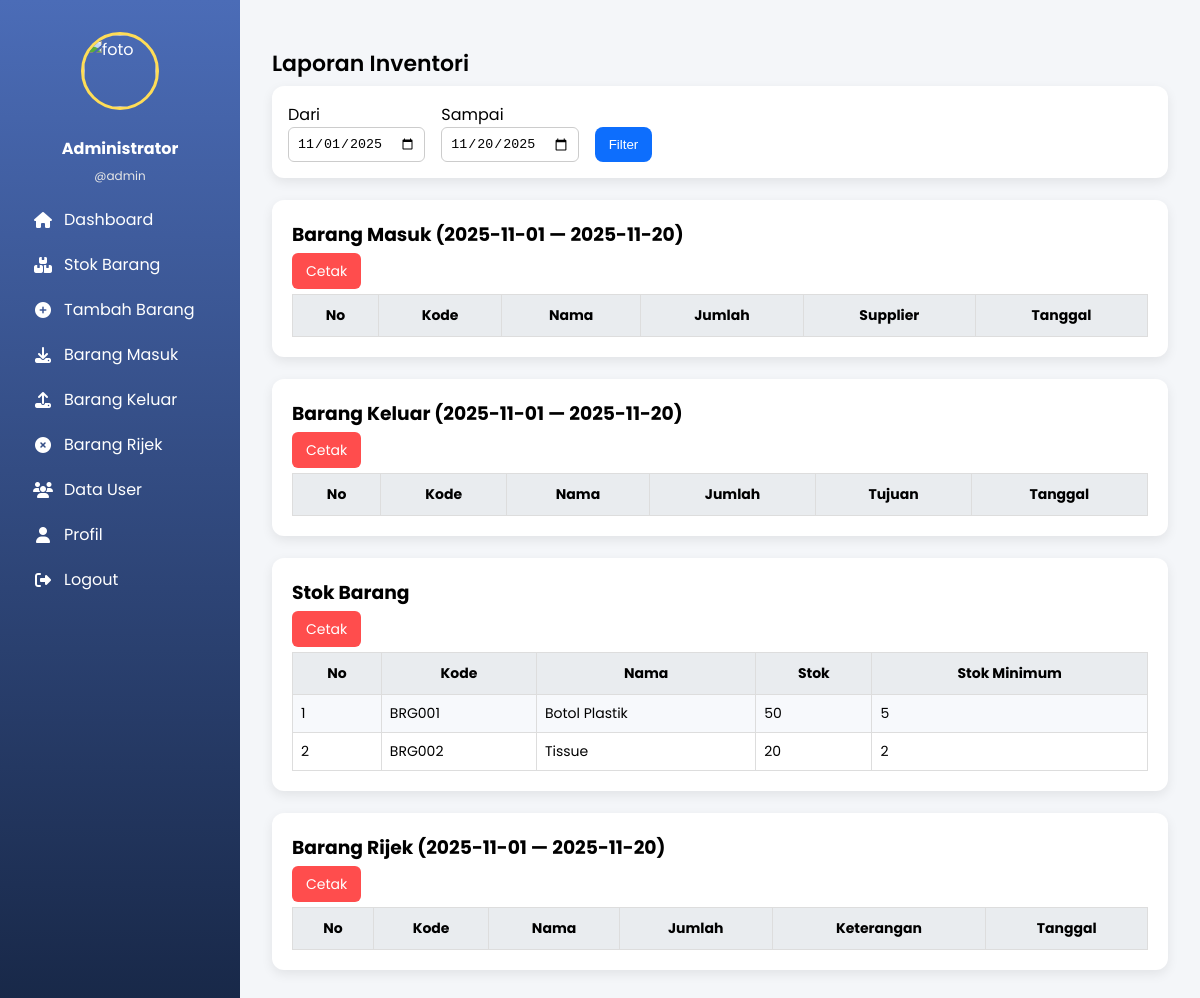
Screenshot of /laporan.php (signed in) with the database file from the repository.
### tables this page shows
CREATE TABLE users (
  id INT AUTO_INCREMENT PRIMARY KEY,
  username VARCHAR(50) NOT NULL UNIQUE,
  password VARCHAR(255) NOT NULL,
  nama_lengkap VARCHAR(100),
  foto VARCHAR(255),
  created_at DATETIME DEFAULT CURRENT_TIMESTAMP
);

CREATE TABLE barang (
  id INT AUTO_INCREMENT PRIMARY KEY,
  kode_barang VARCHAR(50) NOT NULL UNIQUE,
  nama_barang VARCHAR(100) NOT NULL,
  kategori VARCHAR(50),
  satuan VARCHAR(20),
  stok INT DEFAULT 0,
  stok_minimum INT DEFAULT 0,
  foto VARCHAR(255),
  created_at DATETIME DEFAULT CURRENT_TIMESTAMP
);

### laporan.php (the view, shortened to what this page needs)
<?php
include 'koneksi.php';
include 'sidebar.php';
$awal  = $_GET['awal'] ?? date('Y-m-01');
$akhir = $_GET['akhir'] ?? date('Y-m-d');
$q_stok = mysqli_query($conn, "SELECT * FROM barang ORDER BY nama_barang ASC");
?>
<!doctype html>
<html lang="id">
<head>
</head>
<body>
<div class="container">
<h1 class="section-title">Laporan Inventori</h1>
<form class="filter-box" method="get">
    <div>
        <label>Dari</label><br>
        <input type="date" name="awal" value="<?=htmlspecialchars($awal)?>">
    </div>
    <div>
        <label>Sampai</label><br>
        <input type="date" name="akhir" value="<?=htmlspecialchars($akhir)?>">
    </div>
    <div style="align-self:flex-end;">
        <button class="filter-btn" type="submit">Filter</button>
    </div>
</form>
<div class="card">
    <h3>Barang Masuk (<?=htmlspecialchars($awal)?> — <?=htmlspecialchars($akhir)?>)</h3>
    <a class="btn-print" target="_blank"
       href="print_masuk.php?awal=<?=urlencode($awal)?>&akhir=<?=urlencode($akhir)?>">Cetak</a>
    <table class="table">
        <tr>
            <th>No</th><th>Kode</th><th>Nama</th><th>Jumlah</th><th>Supplier</th><th>Tanggal</th>
        </tr>
    </table>
</div>
<div class="card">
    <h3>Barang Keluar (<?=htmlspecialchars($awal)?> — <?=htmlspecialchars($akhir)?>)</h3>
    <a class="btn-print" target="_blank"
       href="print_keluar.php?awal=<?=urlencode($awal)?>&akhir=<?=urlencode($akhir)?>">Cetak</a>
    <table class="table">
        <tr>
            <th>No</th><th>Kode</th><th>Nama</th><th>Jumlah</th><th>Tujuan</th><th>Tanggal</th>
        </tr>
    </table>
</div>
<div class="card">
    <h3>Stok Barang</h3>
    <a class="btn-print" target="_blank" href="print_stok.php">Cetak</a>
    <table class="table">
        <tr>
            <th>No</th><th>Kode</th><th>Nama</th><th>Stok</th><th>Stok Minimum</th>
        </tr>
        <?php $no=1; while($r=mysqli_fetch_assoc($q_stok)){ ?>
        <tr>
            <td><?=$no++?></td>
            <td><?=htmlspecialchars($r['kode_barang'])?></td>
            <td><?=htmlspecialchars($r['nama_barang'])?></td>
            <td><?=htmlspecialchars($r['stok'])?></td>
            <td><?=htmlspecialchars($r['stok_minimum'])?></td>
        </tr>
        <?php } ?>
    </table>
</div>
<div class="card">
    <h3>Barang Rijek (<?=htmlspecialchars($awal)?> — <?=htmlspecialchars($akhir)?>)</h3>
    <a class="btn-print" target="_blank"
       href="print_rijek.php?awal=<?=urlencode($awal)?>&akhir=<?=urlencode($akhir)?>">Cetak</a>
    <table class="table">
        <tr>
            <th>No</th><th>Kode</th><th>Nama</th><th>Jumlah</th><th>Keterangan</th><th>Tanggal</th>
        </tr>
    </table>
</div>
</div>
</body>
</html>

### sidebar.php (shortened to what this page needs)
<?php
include 'koneksi.php';
$user_id = $_SESSION['user_id'] ?? 0;
$user = null;
if ($user_id) {
    $q = mysqli_query($conn, "SELECT nama_lengkap, foto, username FROM users WHERE id = $user_id");
    if ($q && mysqli_num_rows($q)) $user = mysqli_fetch_assoc($q);
}
$nama = $user['nama_lengkap'] ?? 'Pengguna';
$foto = $user['foto'] ?? null;
$foto_src = (!empty($foto) && file_exists('uploads/'.$foto)) ? 'uploads/'.$foto : 'assets/no-image.png';
?>
<link rel="stylesheet" href="https://cdnjs.cloudflare.com/ajax/libs/font-awesome/6.5.0/css/all.min.css">
<div class="sidebar">
    <a href="profil.php"><img src="<?=htmlspecialchars($foto_src)?>" alt="foto"></a>
    <h3><?=htmlspecialchars($nama)?></h3>
    <p>@<?=htmlspecialchars($user['username'] ?? 'user')?></p>
    <div class="menu">
        <a href="dashboard.php" class="<?=basename($_SERVER['PHP_SELF'])=='dashboard.php'?'active':''?>"><i class="fa fa-home"></i> <span>Dashboard</span></a>
        <a href="stok_barang.php" class="<?=basename($_SERVER['PHP_SELF'])=='stok_barang.php'?'active':''?>"><i class="fa fa-boxes"></i> <span>Stok Barang</span></a>
        <a href="tambah_barang.php"><i class="fa fa-plus-circle"></i> <span>Tambah Barang</span></a>
        <a href="barang_masuk.php" class="<?=basename($_SERVER['PHP_SELF'])=='barang_masuk.php'?'active':''?>"><i class="fa fa-download"></i> <span>Barang Masuk</span></a>
        <a href="barang_keluar.php" class="<?=basename($_SERVER['PHP_SELF'])=='barang_keluar.php'?'active':''?>"><i class="fa fa-upload"></i> <span>Barang Keluar</span></a>
        <a href="barang_rijek.php" class="<?=basename($_SERVER['PHP_SELF'])=='barang_rijek.php'?'active':''?>"><i class="fa fa-times-circle"></i> <span>Barang Rijek</span></a>
        <a href="data_user.php" class="<?=basename($_SERVER['PHP_SELF'])=='data_user.php'?'active':''?>"><i class="fa fa-users"></i> <span>Data User</span></a>
        <a href="profil.php" class="<?=basename($_SERVER['PHP_SELF'])=='profil.php'?'active':''?>"><i class="fa fa-user"></i> <span>Profil</span></a>
        <a href="logout.php"><i class="fa fa-sign-out-alt"></i> <span>Logout</span></a>
    </div>
</div>

### sidebar.php (style rules this page uses)
.sidebar { width:240px; position:fixed; left:0; top:0; bottom:0; background:linear-gradient(180deg,#4b6cb7,#182848); color:#fff; padding:22px; box-sizing:border-box; overflow-y:auto; }
.sidebar img { width:72px;height:72px;border-radius:50%;object-fit:cover;border:3px solid #ffdd57;display:block;margin:0 auto 10px; }
.sidebar h3 { font-size:16px;text-align:center;margin:6px 0; }
.sidebar p { font-size:12px;text-align:center;margin:0 0 12px;color:#e6e6e6; }
.sidebar a { color:#fff;text-decoration:none;display:flex;align-items:center;gap:10px;padding:10px;border-radius:8px; }
.sidebar .menu { margin-top:12px; }
.sidebar i { width:22px;text-align:center }

### laporan.php (style rules this page uses)
body { font-family: Poppins, Arial, sans-serif; margin: 0; background: #f4f6f9; }
.container { margin-left: 240px; padding: 32px; }
.card { background: #fff; padding: 20px; margin-top: 22px; border-radius: 12px; box-shadow: 0 4px 12px rgba(0,0,0,0.08); }
.card h3 { margin: 0 0 12px 0; }
.table { width: 100%; border-collapse: collapse; margin-top: 12px; }
.table th { background: #e9ecef; padding: 10px; border: 1px solid #ddd; font-size: 14px; }
.table td { padding: 8px; border: 1px solid #ddd; background: #fff; font-size: 14px; }
.table tr:nth-child(even) td { background: #f7f9fc; }
.btn-print { background: #ff4d4d; color: #fff; padding: 8px 14px; border-radius: 6px; text-decoration: none; font-size: 14px; }
.filter-box { display: flex; gap: 16px; background: #fff; padding: 16px; border-radius: 12px; box-shadow: 0 4px 12px rgba(0,0,0,0.08); margin-bottom: 20px; }
.filter-box input { padding: 8px; border-radius: 6px; border: 1px solid #ccc; }
.filter-btn { padding: 10px 14px; background: #0d6efd; border: none; color: #fff; border-radius: 8px; cursor: pointer; }
.section-title { margin-bottom: 6px; font-size: 22px; font-weight: 600; }

### rows the page displays
users: nama_lengkap "Administrator", username "admin"
barang: kode_barang "BRG001", nama_barang "Botol Plastik", stok "50", stok_minimum "5"
barang: kode_barang "BRG002", nama_barang "Tissue", stok "20", stok_minimum "2"

### other values shown
$awal "2025-11-01"
$akhir "2025-11-20"
